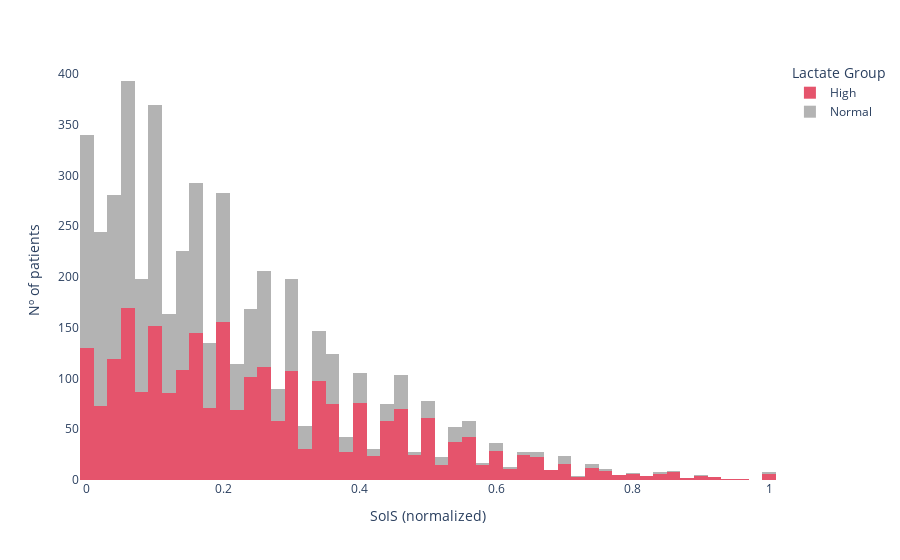

Notebook source saved alongside this figure:
### Code cell
df = alldbs_normalizedsis
df.rename({'lactate':'Lactate (mmol/L)', 'db':'Database'}, axis=1, inplace=True)
df.rename({'lactate_label':'Lactate Group'}, axis=1, inplace=True)
df['Lactate Group'] = np.where(df['Lactate Group']=='high','High','Normal')
fig = px.histogram(df, x="SoIS (normalized)", color="Lactate Group", 
                   color_discrete_map = {'High':'#E5546C', 'Normal':'#B3B3B3'})
fig.update_layout({'paper_bgcolor':'rgba(0,0,0,0)', 'plot_bgcolor':'rgba(0,0,0,0)'},
                  yaxis=dict(title='Nº of patients'))
#fig.write_image("images/fig1.png")
fig.show()

### Figure 1 — Plotly figure (JSON) as saved in the notebook; plotly's stock layout.template omitted (floating-point values rounded to 4 significant figures; data arrays with more than 128 entries replaced by an {"elided": "..."} marker saying what was removed)
{"data": [{"alignmentgroup": "True", "bingroup": "x", "hovertemplate": "Lactate Group=High<br>SoIS (normalized)=%{x}<br>count=%{y}<extra></extra>", "legendgroup": "High", "marker": {"color": "#E5546C"}, "name": "High", "offsetgroup": "High", "orientation": "v", "showlegend": true, "type": "histogram", "x": {"elided": "2581 float values"}, "xaxis": "x", "yaxis": "y"}, {"alignmentgroup": "True", "bingroup": "x", "hovertemplate": "Lactate Group=Normal<br>SoIS (normalized)=%{x}<br>count=%{y}<extra></extra>", "legendgroup": "Normal", "marker": {"color": "#B3B3B3"}, "name": "Normal", "offsetgroup": "Normal", "orientation": "v", "showlegend": true, "type": "histogram", "x": {"elided": "2280 float values"}, "xaxis": "x", "yaxis": "y"}], "layout": {"barmode": "relative", "legend": {"title": {"text": "Lactate Group"}, "tracegroupgap": 0}, "margin": {"t": 60}, "paper_bgcolor": "rgba(0,0,0,0)", "plot_bgcolor": "rgba(0,0,0,0)", "xaxis": {"anchor": "y", "domain": [0, 1], "title": {"text": "SoIS (normalized)"}}, "yaxis": {"anchor": "x", "domain": [0, 1], "title": {"text": "Nº of patients"}}}}
